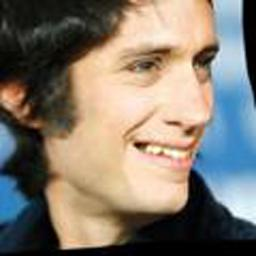
#> input picture data/train_im_256x256/LFPWFlip_LFPW_image_train_0848_7_1.jpg, 256 x 256 px
$ python -i aug_test.py   (imports and definitions only)
#> lines starting #> are read from the running program, lines starting #| are printed output that depends on the picture
#> further down, picture is the input picture: shape (256, 256, 3); mean B, G, R 110.2, 121.7, 130.8
import numpy as np
from skimage import io, transform
import math
import copy
from PIL import ImageEnhance, ImageOps, ImageFile, Image
import cv2
from pathlib import Path
import os
def gaussNoise(x, mean=0, var=0.004):
    noise = np.random.normal(mean, var ** 0.5, x.shape)
    out = x + noise
    out = np.clip(out, 0., 1.0)
    return out

def randomColor(image):
    """
    """
    PIL_image = Image.fromarray((image * 255.).astype(np.uint8))
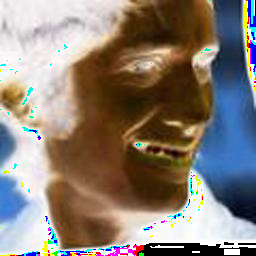
#> PIL_image: PIL image 256x256 RGB; mean R, G, B 136.9, 126.5, 117.9
    random_factor = np.random.randint(0, 31) / 10.
    color_image = ImageEnhance.Color(PIL_image).enhance(random_factor)
    random_factor = np.random.randint(10, 21) / 10.
    brightness_image = ImageEnhance.Brightness(color_image).enhance(random_factor)
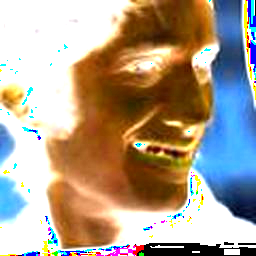
#> brightness_image: PIL image 256x256 RGB; mean R, G, B 174.5, 159, 141.2
    random_factor = np.random.randint(10, 21) / 10.
    contrast_image = ImageEnhance.Contrast(brightness_image).enhance(random_factor)
    random_factor = np.random.randint(0, 31) / 10.
    out = np.array(ImageEnhance.Sharpness(contrast_image).enhance(random_factor))
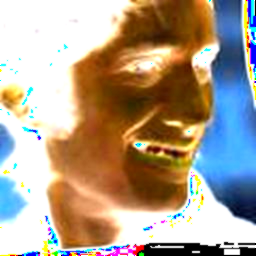
#> out: shape (256, 256, 3); mean R, G, B 174.2, 158.7, 141
    out = out / 255.
    return out

# [16 lines not run here, left out]

>>> import cv2
>>> picture = cv2.imread('data/train_im_256x256/LFPWFlip_LFPW_image_train_0848_7_1.jpg')
>>> result = randomColor(picture)

$ run again, on data/train_im_256x256/LFPWFlip_LFPW_image_train_0848_7_5.jpg
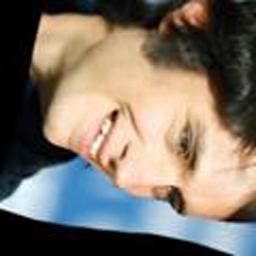
#> input picture data/train_im_256x256/LFPWFlip_LFPW_image_train_0848_7_5.jpg, 256 x 256 px
#> picture is the input picture: shape (256, 256, 3); mean B, G, R 104.6, 115.8, 125
#> in randomColor, `PIL_image = Image.fromarray((image * 255.).astype(np.uint8))`:
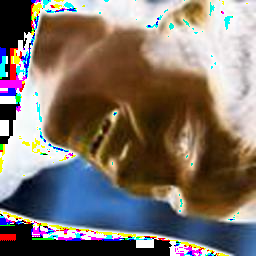
#> PIL_image: PIL image 256x256 RGB; mean R, G, B 125.9, 114.6, 106.3
#> in randomColor, `out = np.array(ImageEnhance.Sharpness(contrast_image).enhance(random_f..`:
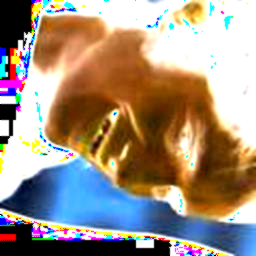
#> out: shape (256, 256, 3); mean R, G, B 159.8, 143.7, 128

$ run again, on data/train_im_256x256/LFPWFlip_LFPW_image_train_0848_8_2.jpg
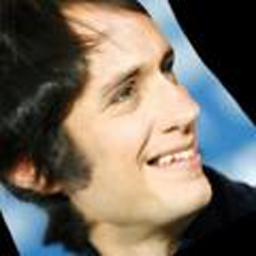
#> input picture data/train_im_256x256/LFPWFlip_LFPW_image_train_0848_8_2.jpg, 256 x 256 px
#> picture is the input picture: shape (256, 256, 3); mean B, G, R 97, 108, 116.2
#> in randomColor, `PIL_image = Image.fromarray((image * 255.).astype(np.uint8))`:
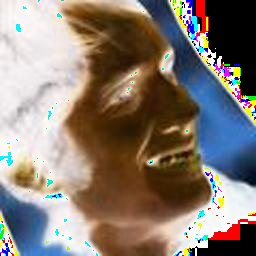
#> PIL_image: PIL image 256x256 RGB; mean R, G, B 135.7, 123.9, 114.6
#> in randomColor, `out = np.array(ImageEnhance.Sharpness(contrast_image).enhance(random_f..`:
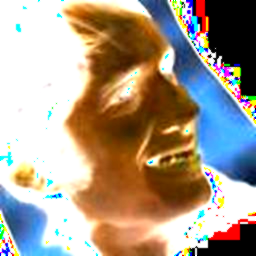
#> out: shape (256, 256, 3); mean R, G, B 168.6, 153.4, 137.2
